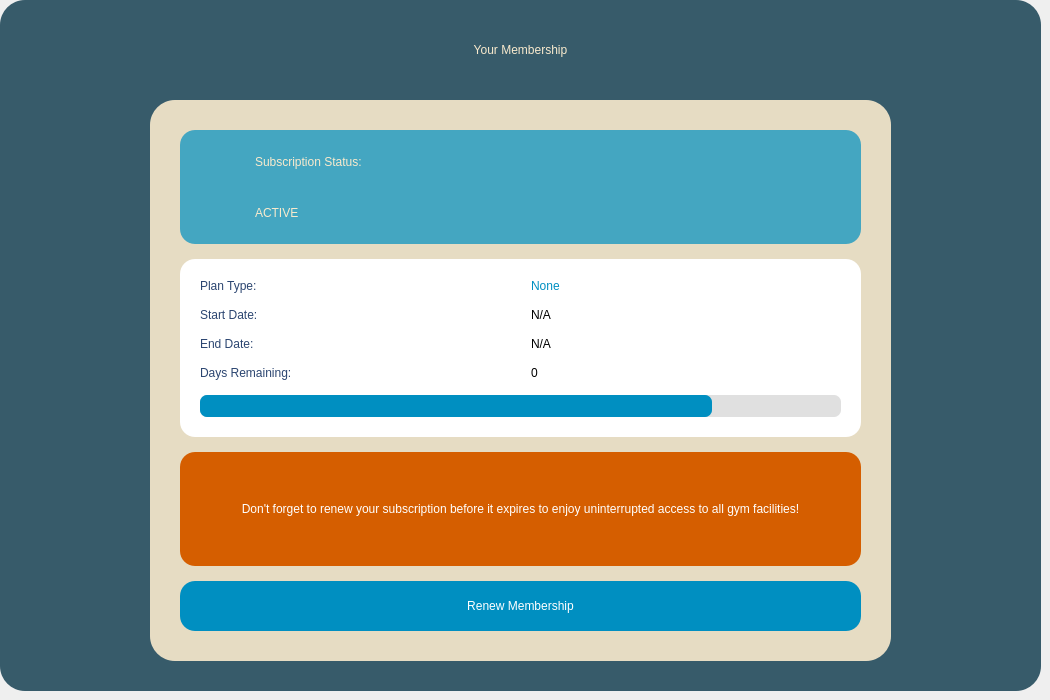
       <widget class="QWidget" name="Notification">
        <widget class="QWidget" name="widget_26" native="true">
         <property name="geometry">
          <rect>
           <x>0</x>
           <y>0</y>
           <width>1041</width>
           <height>691</height>
          </rect>
         </property>
         <property name="styleSheet">
          <string notr="true">background-color: rgb(55, 91, 106);border-radius: 25px;</string>
         </property>
         <widget class="QLabel" name="subscriptionTitleLabel">
          <property name="geometry">
           <rect>
            <x>0</x>
            <y>20</y>
            <width>1041</width>
            <height>60</height>
           </rect>
          </property>
          <property name="styleSheet">
           <string notr="true">color: rgb(249, 234, 205);background-color: transparent;font: 36pt &quot;Yeasty Flavors&quot;;</string>
          </property>
          <property name="text">
           <string>Your Membership</string>
          </property>
          <property name="alignment">
           <set>Qt::AlignmentFlag::AlignCenter</set>
          </property>
         </widget>
         <widget class="QWidget" name="subscriptionContainer" native="true">
          <property name="geometry">
           <rect>
            <x>150</x>
            <y>100</y>
            <width>741</width>
            <height>561</height>
           </rect>
          </property>
          <property name="styleSheet">
           <string notr="true">background-color: rgba(249, 234, 205, 230);border-radius: 25px;</string>
          </property>
          <layout class="QVBoxLayout" name="verticalLayout_status">
           <property name="spacing">
            <number>15</number>
           </property>
           <property name="leftMargin">
            <number>30</number>
           </property>
           <property name="topMargin">
            <number>30</number>
           </property>
           <property name="rightMargin">
            <number>30</number>
           </property>
           <property name="bottomMargin">
            <number>30</number>
           </property>
           <item>
            <widget class="QWidget" name="statusWidget" native="true">
             <property name="minimumSize">
              <size>
               <width>0</width>
               <height>80</height>
              </size>
             </property>
             <property name="styleSheet">
              <string notr="true">background-color: rgba(0, 143, 193, 180);border-radius: 15px;</string>
             </property>
             <layout class="QHBoxLayout" name="horizontalLayout_status">
              <item>
               <widget class="QLabel" name="statusIcon">
                <property name="minimumSize">
                 <size>
                  <width>60</width>
                  <height>60</height>
                 </size>
                </property>
                <property name="maximumSize">
                 <size>
                  <width>60</width>
                  <height>60</height>
                 </size>
                </property>
                <property name="styleSheet">
                 <string notr="true">background-color: transparent;</string>
                </property>
                <property name="text">
                 <string/>
                </property>
                <property name="pixmap">
                 <pixmap>:/img/images/check-circle.png</pixmap>
                </property>
                <property name="scaledContents">
                 <bool>true</bool>
                </property>
               </widget>
              </item>
              <item>
               <layout class="QVBoxLayout" name="statusTextLayout">
                <item>
                 <widget class="QLabel" name="statusTitleLabel">
                  <property name="styleSheet">
                   <string notr="true">border: none;font: 18pt &quot;Yeasty Flavors&quot;;color: rgb(249, 234, 205);background-color: transparent;</string>
                  </property>
                  <property name="text">
                   <string>Subscription Status:</string>
                  </property>
                 </widget>
                </item>
                <item>
                 <widget class="QLabel" name="subscriptionStatusLabel">
                  <property name="styleSheet">
                   <string notr="true">border: none;font: bold 22pt &quot;Yeasty Flavors&quot;;color: rgb(249, 234, 205);background-color: transparent;</string>
                  </property>
                  <property name="text">
                   <string>ACTIVE</string>
                  </property>
                  <property name="alignment">
                   <set>Qt::AlignmentFlag::AlignLeading|Qt::AlignmentFlag::AlignLeft|Qt::AlignmentFlag::AlignVCenter</set>
                  </property>
                 </widget>
                </item>
               </layout>
              </item>
             </layout>
            </widget>
           </item>
           <item>
            <widget class="QWidget" name="detailsWidget" native="true">
             <property name="styleSheet">
              <string notr="true">background-color: white;border-radius: 15px;</string>
             </property>
             <layout class="QGridLayout" name="gridLayout_subscription">
              <property name="leftMargin">
               <number>20</number>
              </property>
              <property name="topMargin">
               <number>20</number>
              </property>
              <property name="rightMargin">
               <number>20</number>
              </property>
              <property name="bottomMargin">
               <number>20</number>
              </property>
              <property name="horizontalSpacing">
               <number>20</number>
              </property>
              <property name="verticalSpacing">
               <number>15</number>
              </property>
              <item row="0" column="0">
               <widget class="QLabel" name="typeTitleLabel">
                <property name="styleSheet">
                 <string notr="true">border: none;font: 16pt &quot;Yeasty Flavors&quot;;color: rgb(43, 69, 112);background-color: transparent;</string>
                </property>
                <property name="text">
                 <string>Plan Type:</string>
                </property>
               </widget>
              </item>
              <item row="0" column="1">
               <widget class="QLabel" name="subscriptionTypeLabel">
                <property name="styleSheet">
                 <string notr="true">border: none;font: bold 16pt &quot;Yeasty Flavors&quot;;color: #008FC1;background-color: transparent;</string>
                </property>
                <property name="text">
                 <string>None</string>
                </property>
               </widget>
              </item>
              <item row="1" column="0">
               <widget class="QLabel" name="startTitleLabel">
                <property name="styleSheet">
                 <string notr="true">border: none;font: 16pt &quot;Yeasty Flavors&quot;;color: rgb(43, 69, 112);background-color: transparent;</string>
                </property>
                <property name="text">
                 <string>Start Date:</string>
                </property>
               </widget>
              </item>
              <item row="1" column="1">
               <widget class="QLabel" name="subscriptionStartLabel">
                <property name="styleSheet">
                 <string notr="true">border: none;font: 16pt &quot;Yeasty Flavors&quot;;color: black;background-color: transparent;</string>
                </property>
                <property name="text">
                 <string>N/A</string>
                </property>
               </widget>
              </item>
              <item row="2" column="0">
               <widget class="QLabel" name="endTitleLabel">
                <property name="styleSheet">
                 <string notr="true">border: none;font: 16pt &quot;Yeasty Flavors&quot;;color: rgb(43, 69, 112);background-color: transparent;</string>
                </property>
                <property name="text">
                 <string>End Date:</string>
                </property>
               </widget>
              </item>
              <item row="2" column="1">
               <widget class="QLabel" name="subscriptionEndLabel">
                <property name="styleSheet">
                 <string notr="true">border: none;font: 16pt &quot;Yeasty Flavors&quot;;color: black;background-color: transparent;</string>
                </property>
                <property name="text">
                 <string>N/A</string>
                </property>
               </widget>
              </item>
              <item row="3" column="0">
               <widget class="QLabel" name="daysTitleLabel">
                <property name="styleSheet">
                 <string notr="true">border: none;font: 16pt &quot;Yeasty Flavors&quot;;color: rgb(43, 69, 112);background-color: transparent;</string>
                </property>
                <property name="text">
                 <string>Days Remaining:</string>
                </property>
               </widget>
              </item>
              <item row="3" column="1">
               <widget class="QLabel" name="subscriptionDaysLabel">
                <property name="styleSheet">
                 <string notr="true">border: none;font: bold 16pt &quot;Yeasty Flavors&quot;;color: black;background-color: transparent;</string>
                </property>
                <property name="text">
                 <string>0</string>
                </property>
               </widget>
              </item>
              <item row="4" column="0" colspan="2">
               <widget class="QProgressBar" name="daysProgressBar">
                <property name="minimumSize">
                 <size>
                  <width>0</width>
                  <height>15</height>
                 </size>
                </property>
                <property name="styleSheet">
                 <string notr="true">QProgressBar {    border: none;    border-radius: 7px;    background-color: #E0E0E0;    text-align: center;}QProgressBar::chunk {    background-color: #008FC1;    border-radius: 7px;}</string>
                </property>
                <property name="value">
                 <number>80</number>
                </property>
                <property name="textVisible">
                 <bool>false</bool>
                </property>
               </widget>
              </item>
             </layout>
            </widget>
           </item>
           <item>
            <widget class="QLabel" name="reminderLabel">
             <property name="minimumSize">
              <size>
               <width>0</width>
               <height>100</height>
              </size>
             </property>
             <property name="styleSheet">
              <string notr="true">border: none;font: 16pt &quot;Yeasty Flavors&quot;;color: white;background-color: #D55E00;border-radius: 15px;padding: 15px;</string>
             </property>
             <property name="text">
              <string>Don't forget to renew your subscription before it expires to enjoy uninterrupted access to all gym facilities!</string>
             </property>
             <property name="alignment">
              <set>Qt::AlignmentFlag::AlignCenter</set>
             </property>
             <property name="wordWrap">
              <bool>true</bool>
             </property>
            </widget>
           </item>
           <item>
            <widget class="QPushButton" name="renewButton">
             <property name="minimumSize">
              <size>
               <width>0</width>
               <height>50</height>
              </size>
             </property>
             <property name="styleSheet">
              <string notr="true">QPushButton {    background-color: #008FC1;    color: white;    font: bold 16pt &quot;Yeasty Flavors&quot;;    border-radius: 15px;    padding: 10px;}QPushButton:hover {    background-color: #006F91;}QPushButton:pressed {    background-color: #004F71;}</string>
             </property>
             <property name="text">
              <string>Renew Membership</string>
             </property>
            </widget>
           </item>
          </layout>
         </widget>
        </widget>
       </widget>
